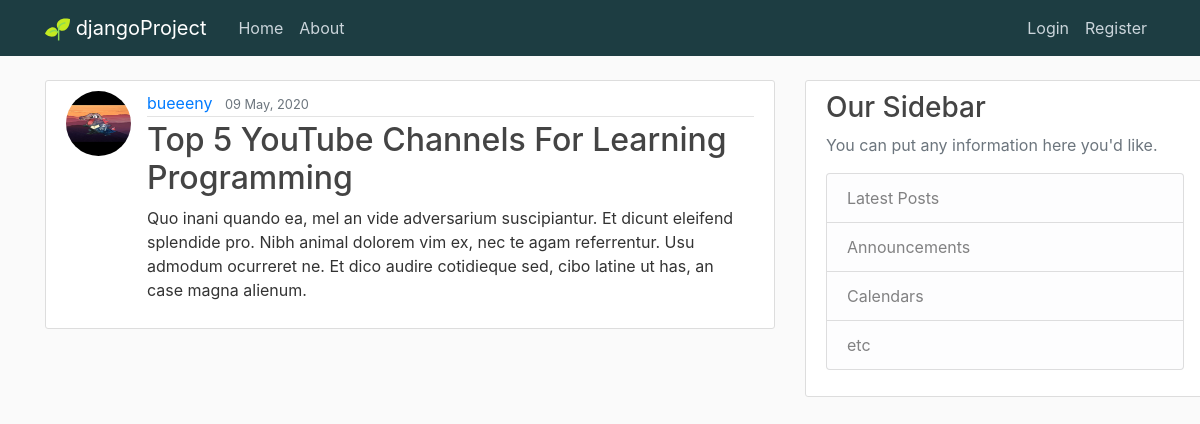
Screenshot of /post/32/ with the database file from the repository.
### App01/models.py (models this page shows, shortened)
class Post (models.Model):
    title = models.CharField(max_length =  100)
    content = models.TextField()
    date_posted = models.DateTimeField(default =  timezone.now)
    author = models.ForeignKey(User, on_delete=models.CASCADE)

### users/models.py (models this page shows, shortened)
class Profile(models.Model):
    user = models.OneToOneField(User ,on_delete = models.CASCADE) #models.cascade, delete user = delete this profile too
    birthday =  models.DateField(auto_now = False, auto_now_add = False, null = True)
    image = models.ImageField(default = 'default.jpg', upload_to = 'profile-pics',null = True)
    bio = models.TextField(max_length=500, blank=True)
    location = models.CharField(max_length=30, blank=True)

### App01/views.py (the view)
# urls.py: path('post/<int:pk>/', PostDetailView.as_view(), name = 'post-detail' ),  #pk = primary key
class PostDetailView(DetailView):
    model = Post

### App01/templates/App01/post_detail.html (shortened to what this page needs)
{%extends "App01/base.html" %}
{% block content %}
 <article class="media content-section">
    <img class = "rounded-circle article-img" src= "{{ object.author.profile.image.url }}">
    <div class="media-body">
      <div class="article-metadata">
        <a class="mr-2" href="{% url 'user-posts' object.author.username %}" title = "{{object.author.username}}'s Posts">{{ object.author }}</a>
        <small class="text-muted">{{ object.date_posted | date:"d F, Y"}}</small>
      </div>
      <h2 class="article-title">{{ object.title }}</h2>
      <p class="article-content">{{ object.content }}</p>
    </div>
  </article>
{% endblock content%}

### App01/static/App01/main.css (style rules this page uses)
body { background: #fafafa; color: #333333; margin-top: 5rem; }
h1, h2, h3, h4, h5, h6 { color: #444444; }
.content-section { background: #ffffff; padding: 10px 20px; border: 1px solid #dddddd; border-radius: 3px; margin-bottom: 20px; word-wrap: break-word; overflow-wrap: break-word; overflow: hidden; max-width: 800px; min-width: 400px; }
.article-title { color: #444444; }
.article-content { word-wrap: break-word; overflow-wrap: break-word; max-width: 800px; overflow: hidden; float: left; }
.article-img { height: 65px; width: 65px; margin-right: 16px; }
.article-metadata { padding-bottom: 1px; margin-bottom: 4px; border-bottom: 1px solid #e3e3e3 }

### rows the page displays
Post: author.profile.image (picture), author "bueeeny", date_posted "09 May, 2020", title "Top 5 YouTube Channels For Learning Programming", content "Quo inani quando ea, mel an vide adversarium suscipiantur. Et dicunt eleifend splendide pro. Nibh animal dolorem vim ex, nec te agam referrentur. Usu admodum ocurreret ne. Et dico audire cotidieque sed, cibo latine ut has, an case magna alienum."
